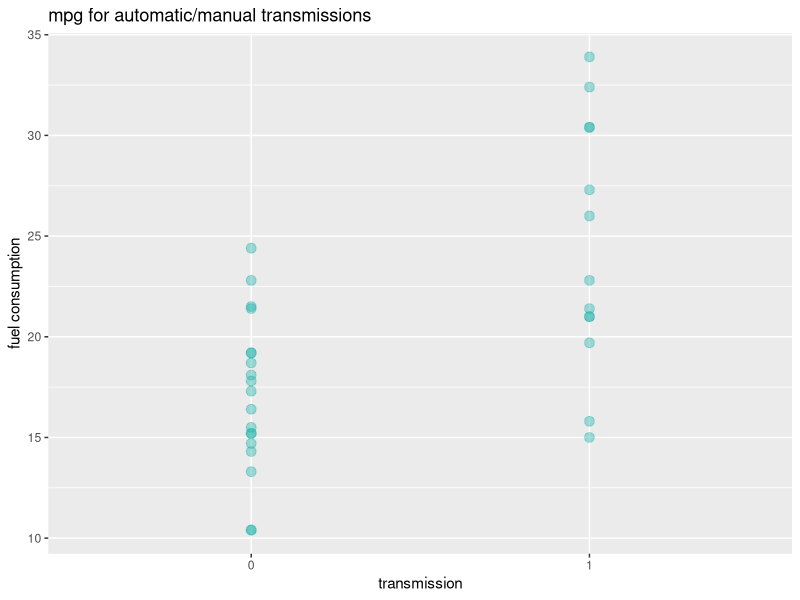

This figure's R source:
## ---- chunk 1
knitr::opts_chunk$set(echo = TRUE)
## ---- chunk 2
data(mtcars)
## ---- chunk 3
mtcars$am <- factor(mtcars$am)
## ---- chunk 4
library(ggplot2)
ggplot(data = mtcars, aes(x = am, y = mpg)) + geom_point(size = 3, alpha = 0.4, color = "lightseagreen") +
  labs(title = "mpg for automatic/manual transmissions", x = "transmission", y = "fuel consumption")
## ---- chunk 5
# structure of the data set
str(mtcars)
